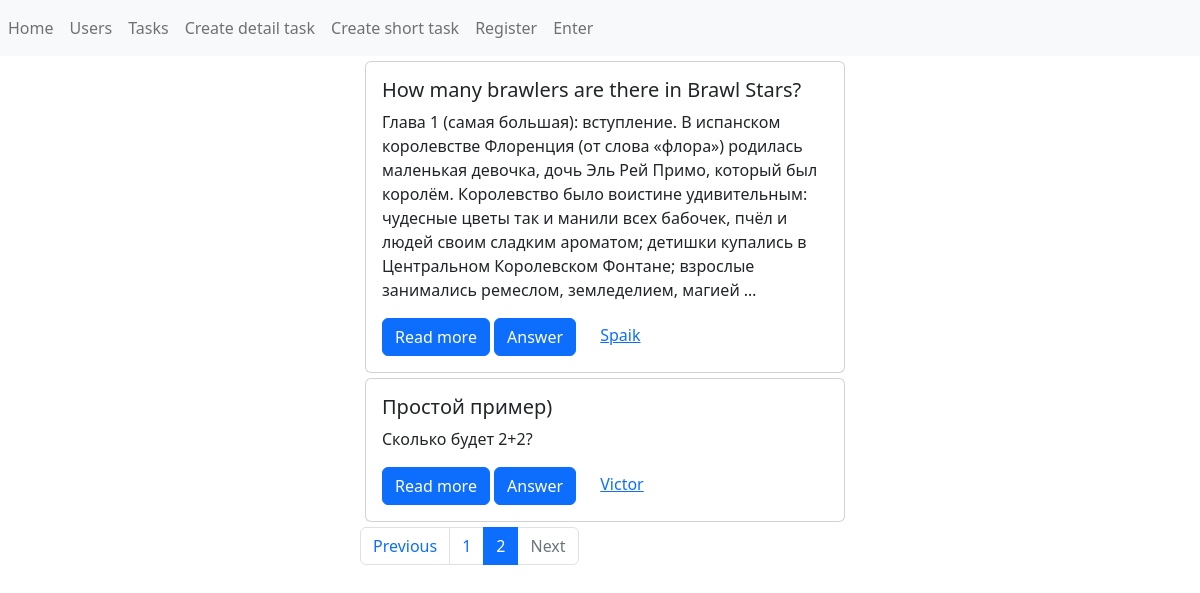
Page /tasks/task_list/?page=2 on the committed database.
### tasks/models.py (models this page shows, shortened)
class TaskModel(models.Model):
    title = models.CharField(max_length=120)
    description = models.TextField()
    likes = models.IntegerField(default=0)
    detail_answer = models.BooleanField(default=True, null=True)  # detailed_answer or short_answer
    reference_short_answer = models.TextField(blank=True)
    created_at = models.DateTimeField(null=True, auto_now_add=True)
    user = models.ForeignKey(User, on_delete=models.CASCADE, null=True)

### tasks/views.py (the view)
# urls.py: path('task_list/', TasksList.as_view(), name='tasks_list'),
class TasksList(ListView):
    model = TaskModel
    template_name = 'tasks/task_list.html'
    context_object_name = 'tasks_list'
    paginate_by = 5
    ordering = '-created_at'

### tasks/templates/tasks/task_list.html
{% extends 'base.html' %}
{% block content %}
    {% for task in page_obj.object_list %}
        {% include 'inc/_task_card_compact.html' %}
    {% endfor %}
{% endblock %}

### tasks/templates/inc/_task_card_compact.html
{% extends 'inc/_task_card.html' %}
{% block description %}
    {{ task.description|truncatewords:50 }}
{% endblock %}
{% block read_more_button %}
    <a href="{% url 'task' task.pk %}" class="btn btn-primary">Read more</a>
{% endblock %}

### tasks/templates/inc/_task_card.html
<div class="card" style="width: 100%; margin: 5px;">
    <div class="card-body">
        <h5 class="card-title">{{ task.title }}</h5>
        <p class="card-text">{% block description %}{{ task.description }}{% endblock %}</p>
        {% block read_more_button %}{% endblock %}
        <a href="{% url 'answer_task' task.pk %}" class="btn btn-primary" style="margin-right: 20px">Answer</a>
        <a href="{% url 'user_page' task.user.pk %}" class="card-link">{{ task.user.username }}</a>
    </div>
</div>

### rows in the picture
TaskModel: title "How many brawlers are there in Brawl Stars?", description "Глава 1 (самая большая): вступление. В испанском королевстве Флоренция (от слова «флора») родилась маленькая девочка, дочь Эль Рей Примо, который был королём. Королевство было воистине удивительным: чудесные цветы так и манили всех бабочек, пчёл и людей своим сладким ароматом; детишки купались в Центральном Королевском Фонтане; взрослые занимались ремеслом, земледелием, магией …", user.username "Spaik"
TaskModel: title "Простой пример)", description "Сколько будет 2+2?", user.username "Victor"

### other values in the picture
{{ p }} "1"
{{ p }} "2"
